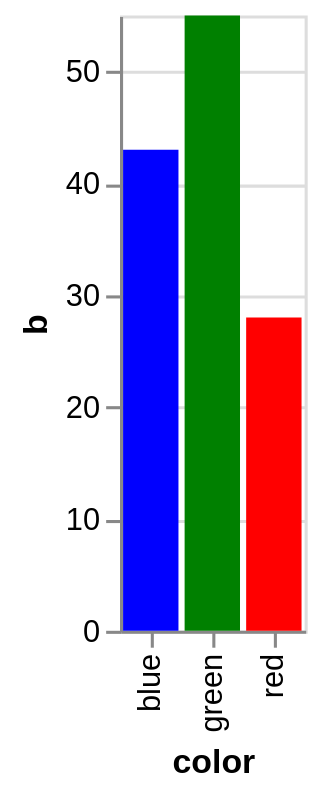

The specification (Vega-Lite) saved for this image:
### Vega specification from a JSON file in a GitHub repository (floating-point values rounded to 4 significant figures)
{"$schema": "https://vega.github.io/schema/vega/v5.json", "description": "A bar chart that directly encodes color names in the data.", "background": "white", "padding": 5, "height": 200, "style": "cell", "data": [{"name": "source_0", "values": [{"color": "red", "b": 28}, {"color": "green", "b": 55}, {"color": "blue", "b": 43}]}, {"name": "data_0", "source": "source_0", "transform": [{"type": "stack", "groupby": ["color"], "field": "b", "sort": {"field": [], "order": []}, "as": ["b_start", "b_end"], "offset": "zero"}, {"type": "filter", "expr": "isValid(datum[\"b\"]) && isFinite(+datum[\"b\"])"}]}], "signals": [{"name": "x_step", "value": 20}, {"name": "width", "update": "bandspace(domain('x').length, 0.1, 0.05) * x_step"}], "marks": [{"name": "marks", "type": "rect", "style": ["bar"], "from": {"data": "data_0"}, "encode": {"update": {"fill": {"field": "color"}, "ariaRoleDescription": {"value": "bar"}, "description": {"signal": "\"color: \" + (isValid(datum[\"color\"]) ? datum[\"color\"] : \"\"+datum[\"color\"]) + \"; b: \" + (format(datum[\"b\"], \"\"))"}, "x": {"scale": "x", "field": "color"}, "width": {"scale": "x", "band": 1}, "y": {"scale": "y", "field": "b_end"}, "y2": {"scale": "y", "field": "b_start"}}}}], "scales": [{"name": "x", "type": "band", "domain": {"data": "data_0", "field": "color", "sort": true}, "range": {"step": {"signal": "x_step"}}, "paddingInner": 0.1, "paddingOuter": 0.05}, {"name": "y", "type": "linear", "domain": {"data": "data_0", "fields": ["b_start", "b_end"]}, "range": [{"signal": "height"}, 0], "nice": true, "zero": true}], "axes": [{"scale": "y", "orient": "left", "gridScale": "x", "grid": true, "tickCount": {"signal": "ceil(height/40)"}, "domain": false, "labels": false, "aria": false, "maxExtent": 0, "minExtent": 0, "ticks": false, "zindex": 0}, {"scale": "x", "orient": "bottom", "grid": false, "title": "color", "labelAlign": "right", "labelAngle": 270, "labelBaseline": "middle", "zindex": 0}, {"scale": "y", "orient": "left", "grid": false, "title": "b", "labelOverlap": true, "tickCount": {"signal": "ceil(height/40)"}, "zindex": 0}]}
